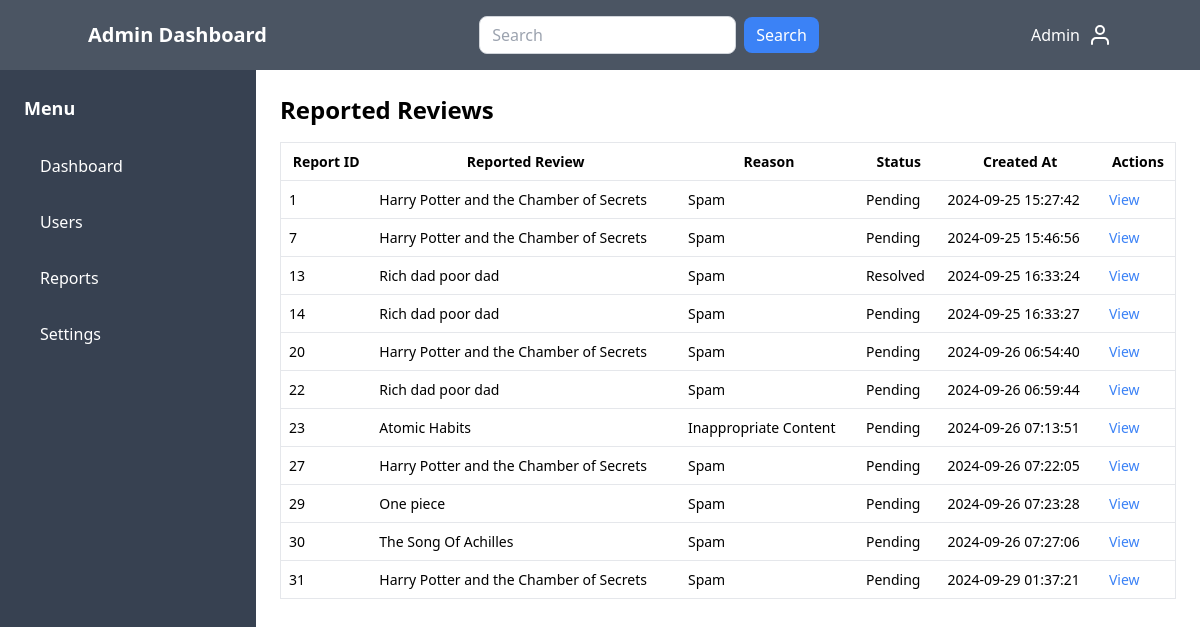
Screenshot of /admin/content_filtering.php with the database file from the repository.
### tables this page shows
CREATE TABLE `reports` (
  `ReportID` int(11) NOT NULL,
  `ReporterID` int(11) DEFAULT NULL,
  `ReportedUserID` int(11) DEFAULT NULL,
  `ReportedPostID` int(11) DEFAULT NULL,
  `ReportedCommentID` int(11) DEFAULT NULL,
  `Reason` text DEFAULT NULL,
  `Status` enum('Pending','Reviewed','Resolved') DEFAULT 'Pending',
  `CreatedAt` datetime DEFAULT current_timestamp(),
  `ResolvedAt` datetime DEFAULT NULL
);

CREATE TABLE `reviews` (
  `ReviewID` int(11) NOT NULL,
  `UserID` int(11) DEFAULT NULL,
  `BookID` int(11) NOT NULL,
  `ReviewText` text DEFAULT NULL,
  `CreatedAt` datetime DEFAULT current_timestamp(),
  `Title` varchar(255) NOT NULL,
  `Author` varchar(255) NOT NULL,
  `ISBN` varchar(20) NOT NULL,
  `PublicationYear` int(11) NOT NULL,
  `Genre` varchar(50) NOT NULL,
  `Description` text NOT NULL,
  `Image` varchar(255) DEFAULT NULL,
  `Status` enum('visible','hidden') DEFAULT 'visible'
);

### admin/content_filtering.php (the view, shortened to what this page needs)
<?php
include('../includes/config.php');
$query = "SELECT r.ReportID, r.ReportedPostID AS ReportedReviewID, r.Reason, r.Status, r.CreatedAt, rev.Title
          FROM Reports r
          JOIN Reviews rev ON r.ReportedPostID = rev.ReviewID";
$stmt = $pdo->query($query);
$reports = $stmt->fetchAll(PDO::FETCH_ASSOC);
?>
<!DOCTYPE html>
<html lang="en">
<head>
    <link href="https://cdn.jsdelivr.net/npm/tailwindcss@2.2.19/dist/tailwind.min.css" rel="stylesheet">
</head>
<body>
    <?php include('components/header.php'); ?>
    <div class="flex">
        <?php include('components/sidebar.php'); ?>
        <main class="flex-1 p-6">
            <div class="container mx-auto">
                <h2 class="text-2xl font-semibold mb-4">Reported Reviews</h2>
                <table class="min-w-full bg-white border border-gray-200 table-small">
                    <thead>
                        <tr>
                            <th class="border-b">Report ID</th>
                            <th class="border-b">Reported Review</th>
                            <th class="border-b">Reason</th>
                            <th class="border-b">Status</th>
                            <th class="border-b">Created At</th>
                            <th class="border-b">Actions</th>
                        </tr>
                    </thead>
                    <tbody>
                        <?php if ($reports): ?>
                            <?php foreach ($reports as $report): ?>
                                <tr>
                                    <td class="border-b"><?= htmlspecialchars($report['ReportID']) ?></td>
                                    <td class="border-b"><?= htmlspecialchars($report['Title']) ?></td>
                                    <td class="border-b"><?= htmlspecialchars($report['Reason']) ?></td>
                                    <td class="border-b"><?= htmlspecialchars($report['Status']) ?></td>
                                    <td class="border-b"><?= htmlspecialchars($report['CreatedAt']) ?></td>
                                    <td class="border-b">
                                        <a href="view_review.php?id=<?= htmlspecialchars($report['ReportedReviewID']) ?>" class="text-blue-500 hover:underline text-sm">View</a>
                                    </td>
                                </tr>
                            <?php endforeach; ?>
                        <?php else: ?>
                            <tr>
                                <td colspan="6" class="text-red-500 text-center py-2">No reports found.</td>
                            </tr>
                        <?php endif; ?>
                    </tbody>
                </table>
            </div>
        </main>
    </div>
</body>
</html>

### admin/components/header.php (shortened to what this page needs)
<header class="bg-gray-600 text-white p-4">
    <div class="container mx-auto flex justify-between items-center">
        <h1 class="text-xl font-bold">Admin Dashboard</h1>
        <div class="relative">
                <form class="flex items-center">
                    <input type="search" placeholder="Search" class="border border-gray-300 rounded-lg px-3 py-1.5 focus:outline-none focus:ring-2 focus:ring-blue-500">
                    <button type="submit" class="ml-2 px-3 py-1.5 bg-blue-500 text-white rounded-lg hover:bg-blue-600">Search</button>
                </form>
            </div>
                <div class="relative" id="profileDropdown">
                    <button class="flex items-center space-x-2 text-white-900 hover:text-blue-600" id="profileButton">
                        <span>Admin</span>
                    </button>
                </div>
        </div>
</header>

### admin/components/sidebar.php (shortened to what this page needs)
<aside class="w-64 bg-gray-700 text-white h-screen">
    <div class="p-6">
        <h2 class="text-lg font-semibold">Menu</h2>
        <nav class="mt-6">
            <ul>
                <li class="mb-4">
                    <a href="index.php" class="block py-2 px-4 hover:bg-gray-600 rounded">Dashboard</a>
                </li>
                <li class="mb-4">
                    <a href="users_info.php" class="block py-2 px-4 hover:bg-gray-600 rounded">Users</a>
                </li>
                <li class="mb-4">
                    <button class="w-full text-left py-2 px-4 hover:bg-gray-600 rounded focus:outline-none" onclick="toggleDropdown('reportsDropdown')">Reports</button>
                </li>
                <li class="mb-4">
                    <a href="settings.php" class="block py-2 px-4 hover:bg-gray-600 rounded">Settings</a>
                </li>
            </ul>
        </nav>
    </div>
</aside>

### admin/content_filtering.php (style rules this page uses)
.table-small { font-size: 0.875rem; }
.table-small th, .table-small td { padding: 0.5rem; }

### rows the page displays
reports: ReportID "1", reviews.Title "Harry Potter and the Chamber of Secrets", Reason "Spam", Status "Pending", CreatedAt "2024-09-25 15:27:42"
reports: ReportID "7", reviews.Title "Harry Potter and the Chamber of Secrets", Reason "Spam", Status "Pending", CreatedAt "2024-09-25 15:46:56"
reports: ReportID "13", reviews.Title "Rich dad poor dad", Reason "Spam", Status "Resolved", CreatedAt "2024-09-25 16:33:24"
reports: ReportID "14", reviews.Title "Rich dad poor dad", Reason "Spam", Status "Pending", CreatedAt "2024-09-25 16:33:27"
reports: ReportID "20", reviews.Title "Harry Potter and the Chamber of Secrets", Reason "Spam", Status "Pending", CreatedAt "2024-09-26 06:54:40"
reports: ReportID "22", reviews.Title "Rich dad poor dad", Reason "Spam", Status "Pending", CreatedAt "2024-09-26 06:59:44"
reports: ReportID "23", reviews.Title "Atomic Habits", Reason "Inappropriate Content", Status "Pending", CreatedAt "2024-09-26 07:13:51"
reports: ReportID "27", reviews.Title "Harry Potter and the Chamber of Secrets", Reason "Spam", Status "Pending", CreatedAt "2024-09-26 07:22:05"
reports: ReportID "29", reviews.Title "One piece", Reason "Spam", Status "Pending", CreatedAt "2024-09-26 07:23:28"
reports: ReportID "30", reviews.Title "The Song Of Achilles", Reason "Spam", Status "Pending", CreatedAt "2024-09-26 07:27:06"
reports: ReportID "31", reviews.Title "Harry Potter and the Chamber of Secrets", Reason "Spam", Status "Pending", CreatedAt "2024-09-29 01:37:21"
